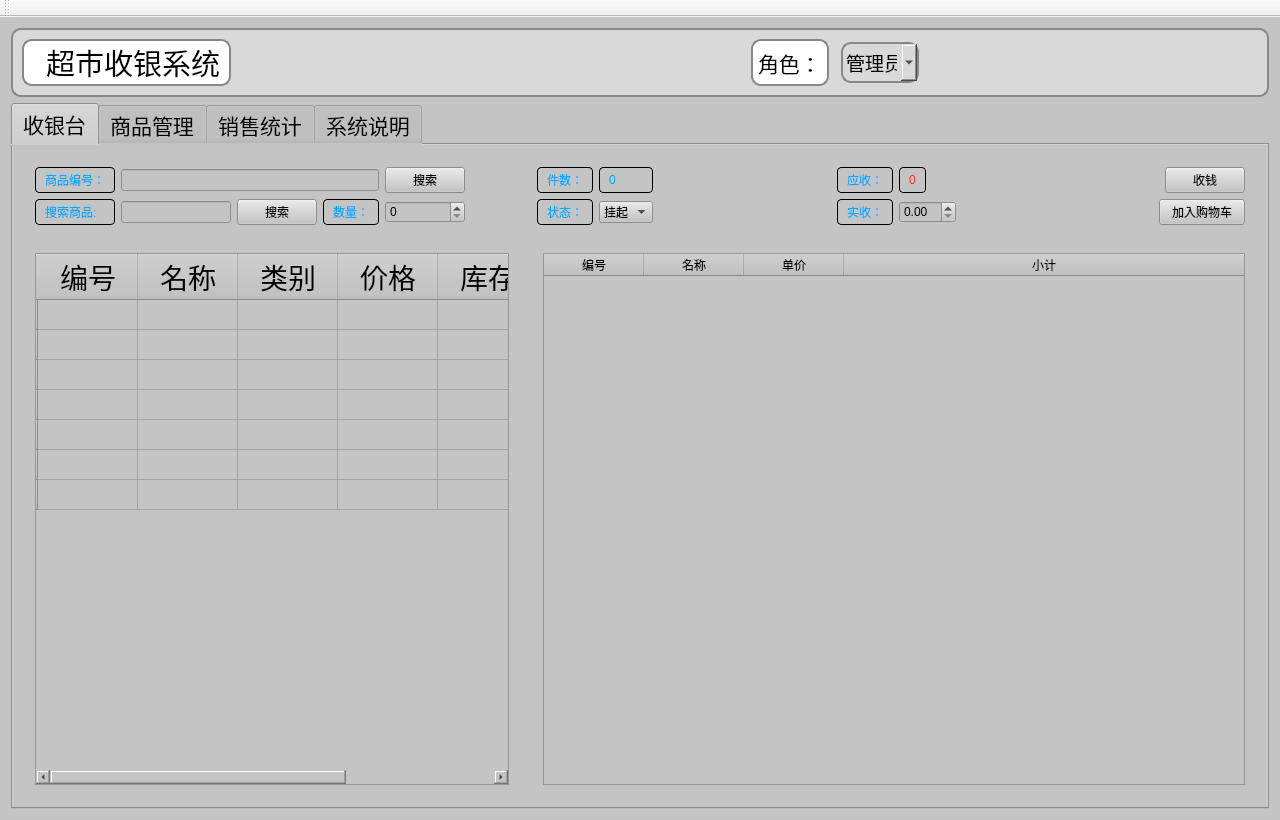
<?xml version="1.0" encoding="UTF-8"?>
<ui version="4.0">
 <class>MainWindow</class>
 <widget class="QMainWindow" name="MainWindow">
  <property name="geometry">
   <rect>
    <x>0</x>
    <y>0</y>
    <width>1280</width>
    <height>820</height>
   </rect>
  </property>
  <property name="minimumSize">
   <size>
    <width>960</width>
    <height>640</height>
   </size>
  </property>
  <property name="maximumSize">
   <size>
    <width>16777215</width>
    <height>16777215</height>
   </size>
  </property>
  <property name="windowTitle">
   <string>MainWindow</string>
  </property>
  <property name="styleSheet">
   <string notr="true">QWidget{
      qradialgradient(spread:repeat, cx:0.5, cy:0.5, radius:0.077, fx:0.5, fy:0.5, stop:0 rgba(0, 169, 255, 147), stop:0.497326 rgba(0, 0, 0, 147), stop:1 rgba(0, 169, 255, 147))
}</string>
  </property>
  <widget class="QWidget" name="centralWidget">
   <property name="styleSheet">
    <string notr="true">QWidget{
	
	
	background-color: rgb(196, 196, 196);
    
  

}</string>
   </property>
   <layout class="QGridLayout" name="gridLayout" rowstretch="0,0" columnstretch="0">
    <item row="0" column="0">
     <widget class="QWidget" name="TopBar" native="true">
      <property name="styleSheet">
       <string notr="true">QWidget{

      border:2px solid #888888;
      border-radius: 10px;
	background-color: rgb(217, 217, 217);
}</string>
      </property>
      <layout class="QHBoxLayout" name="horizontalLayout">
       <property name="spacing">
        <number>12</number>
       </property>
       <item>
        <widget class="QLabel" name="m_marketLabel">
         <property name="font">
          <font>
           <family>Agency FB</family>
           <pointsize>22</pointsize>
           <weight>50</weight>
           <italic>false</italic>
           <bold>false</bold>
          </font>
         </property>
         <property name="styleSheet">
          <string notr="true">QLabel{

	font: 22pt &quot;Agency FB&quot;;
	
	background-color: rgb(255, 255, 255);
	color: rgb(0, 0, 0);






}</string>
         </property>
         <property name="text">
          <string>  超市收银系统</string>
         </property>
        </widget>
       </item>
       <item>
        <spacer name="horizontalSpacer">
         <property name="orientation">
          <enum>Qt::Horizontal</enum>
         </property>
         <property name="sizeHint" stdset="0">
          <size>
           <width>508</width>
           <height>38</height>
          </size>
         </property>
        </spacer>
       </item>
       <item>
        <widget class="QLabel" name="label">
         <property name="font">
          <font>
           <family>Agency FB</family>
           <pointsize>16</pointsize>
          </font>
         </property>
         <property name="styleSheet">
          <string notr="true">QLabel{
	background-color: rgb(255, 255, 255);

}</string>
         </property>
         <property name="text">
          <string>角色：</string>
         </property>
        </widget>
       </item>
       <item>
        <widget class="QComboBox" name="m_roleCombo">
         <property name="minimumSize">
          <size>
           <width>69</width>
           <height>41</height>
          </size>
         </property>
         <property name="maximumSize">
          <size>
           <width>16777215</width>
           <height>16777215</height>
          </size>
         </property>
         <property name="font">
          <font>
           <family>Agency FB</family>
           <pointsize>14</pointsize>
          </font>
         </property>
         <item>
          <property name="text">
           <string>管理员</string>
          </property>
         </item>
         <item>
          <property name="text">
           <string>收银员</string>
          </property>
         </item>
        </widget>
       </item>
       <item>
        <spacer name="horizontalSpacer_9">
         <property name="orientation">
          <enum>Qt::Horizontal</enum>
         </property>
         <property name="sizeHint" stdset="0">
          <size>
           <width>185</width>
           <height>28</height>
          </size>
         </property>
        </spacer>
       </item>
      </layout>
     </widget>
    </item>
    <item row="1" column="0">
     <widget class="QTabWidget" name="m_tabs">
      <property name="sizePolicy">
       <sizepolicy hsizetype="Expanding" vsizetype="Expanding">
        <horstretch>0</horstretch>
        <verstretch>0</verstretch>
       </sizepolicy>
      </property>
      <property name="font">
       <font>
        <family>Agency FB</family>
        <pointsize>16</pointsize>
       </font>
      </property>
      <property name="styleSheet">
       <string notr="true">QLabel {
    color: #00aaff;
    border: 1px solid #000000;
    border-radius: 4px;
    padding: 2px 6px;
}</string>
      </property>
      <property name="currentIndex">
       <number>0</number>
      </property>
      <widget class="QWidget" name="m_cashier">
       <property name="maximumSize">
        <size>
         <width>16777215</width>
         <height>16777215</height>
        </size>
       </property>
       <attribute name="title">
        <string>收银台</string>
       </attribute>
       <layout class="QGridLayout" name="gridLayout_9" rowstretch="0,0,0" columnstretch="0,0,0,0,0">
        <item row="0" column="1" colspan="2">
         <spacer name="horizontalSpacer_2">
          <property name="orientation">
           <enum>Qt::Horizontal</enum>
          </property>
          <property name="sizeHint" stdset="0">
           <size>
            <width>38</width>
            <height>20</height>
           </size>
          </property>
         </spacer>
        </item>
        <item row="1" column="0" rowspan="2" colspan="3">
         <widget class="QWidget" name="widget_4" native="true">
          <property name="maximumSize">
           <size>
            <width>16777215</width>
            <height>16777215</height>
           </size>
          </property>
          <layout class="QGridLayout" name="gridLayout_3">
           <item row="0" column="0">
            <widget class="QTableWidget" name="m_cashierProductTable">
             <property name="maximumSize">
              <size>
               <width>16777215</width>
               <height>16777215</height>
              </size>
             </property>
             <property name="font">
              <font>
               <pointsize>21</pointsize>
              </font>
             </property>
             <attribute name="horizontalHeaderStretchLastSection">
              <bool>true</bool>
             </attribute>
             <row>
              <property name="text">
               <string/>
              </property>
             </row>
             <row>
              <property name="text">
               <string/>
              </property>
             </row>
             <row>
              <property name="text">
               <string/>
              </property>
             </row>
             <row>
              <property name="text">
               <string/>
              </property>
             </row>
             <row>
              <property name="text">
               <string/>
              </property>
             </row>
             <row>
              <property name="text">
               <string/>
              </property>
             </row>
             <row>
              <property name="text">
               <string/>
              </property>
             </row>
             <column>
              <property name="text">
               <string>编号</string>
              </property>
             </column>
             <column>
              <property name="text">
               <string>名称</string>
              </property>
             </column>
             <column>
              <property name="text">
               <string>类别</string>
              </property>
             </column>
             <column>
              <property name="text">
               <string>价格</string>
              </property>
             </column>
             <column>
              <property name="text">
               <string>库存</string>
              </property>
             </column>
             <column>
              <property name="text">
               <string>状态</string>
              </property>
             </column>
            </widget>
           </item>
          </layout>
         </widget>
        </item>
        <item row="1" column="4" rowspan="2">
         <widget class="QWidget" name="widget_6" native="true">
          <property name="sizePolicy">
           <sizepolicy hsizetype="Preferred" vsizetype="Expanding">
            <horstretch>0</horstretch>
            <verstretch>1</verstretch>
           </sizepolicy>
          </property>
          <layout class="QGridLayout" name="gridLayout_5">
           <item row="0" column="0">
            <widget class="QTableWidget" name="m_cartTable">
             <property name="sizePolicy">
              <sizepolicy hsizetype="Expanding" vsizetype="Expanding">
               <horstretch>0</horstretch>
               <verstretch>0</verstretch>
              </sizepolicy>
             </property>
             <property name="maximumSize">
              <size>
               <width>16777215</width>
               <height>16777215</height>
              </size>
             </property>
             <property name="autoFillBackground">
              <bool>true</bool>
             </property>
             <property name="styleSheet">
              <string notr="true">QLabel{
      
	color: rgb(255, 100, 80);
}</string>
             </property>
             <attribute name="horizontalHeaderHighlightSections">
              <bool>true</bool>
             </attribute>
             <attribute name="horizontalHeaderStretchLastSection">
              <bool>true</bool>
             </attribute>
             <column>
              <property name="text">
               <string>编号</string>
              </property>
             </column>
             <column>
              <property name="text">
               <string>名称</string>
              </property>
             </column>
             <column>
              <property name="text">
               <string>单价</string>
              </property>
             </column>
             <column>
              <property name="text">
               <string>小计</string>
              </property>
             </column>
            </widget>
           </item>
          </layout>
         </widget>
        </item>
        <item row="0" column="0">
         <widget class="QWidget" name="widget_3" native="true">
          <property name="sizePolicy">
           <sizepolicy hsizetype="Expanding" vsizetype="Preferred">
            <horstretch>0</horstretch>
            <verstretch>0</verstretch>
           </sizepolicy>
          </property>
          <layout class="QGridLayout" name="gridLayout_2" columnstretch="0,0,0,0,0">
           <item row="0" column="1" colspan="3">
            <widget class="QLineEdit" name="m_productCodeEdit">
             <property name="text">
              <string/>
             </property>
            </widget>
           </item>
           <item row="0" column="4">
            <widget class="QPushButton" name="pushButton">
             <property name="text">
              <string>搜索</string>
             </property>
            </widget>
           </item>
           <item row="1" column="0">
            <widget class="QLabel" name="m_cashierSearchLabel">
             <property name="styleSheet">
              <string notr="true">QLabel{coler:#00aaff;
       border:1px solid #000000;
       borader-radius:4px;
       padding: 2px 6px;
    }</string>
             </property>
             <property name="text">
              <string>搜索商品:</string>
             </property>
             <property name="scaledContents">
              <bool>false</bool>
             </property>
            </widget>
           </item>
           <item row="0" column="0">
            <widget class="QLabel" name="m_productCodeLabel">
             <property name="text">
              <string>商品编号：</string>
             </property>
            </widget>
           </item>
           <item row="1" column="3">
            <widget class="QLabel" name="m_quantityLabel">
             <property name="text">
              <string>数量：</string>
             </property>
            </widget>
           </item>
           <item row="1" column="4">
            <widget class="QSpinBox" name="m_quantitySpin"/>
           </item>
           <item row="1" column="1">
            <widget class="QLineEdit" name="m_cashierSearchEdit">
             <property name="text">
              <string/>
             </property>
            </widget>
           </item>
           <item row="1" column="2">
            <widget class="QPushButton" name="m_cashiersearchpushButton">
             <property name="text">
              <string>搜索</string>
             </property>
            </widget>
           </item>
          </layout>
         </widget>
        </item>
        <item row="0" column="3" colspan="2">
         <widget class="QWidget" name="widget_7" native="true">
          <property name="sizePolicy">
           <sizepolicy hsizetype="Preferred" vsizetype="Preferred">
            <horstretch>0</horstretch>
            <verstretch>0</verstretch>
           </sizepolicy>
          </property>
          <property name="minimumSize">
           <size>
            <width>1</width>
            <height>0</height>
           </size>
          </property>
          <property name="maximumSize">
           <size>
            <width>16777215</width>
            <height>16777215</height>
           </size>
          </property>
          <layout class="QGridLayout" name="gridLayout_4">
           <item row="0" column="0">
            <widget class="QLabel" name="label_2">
             <property name="maximumSize">
              <size>
               <width>16777215</width>
               <height>16777215</height>
              </size>
             </property>
             <property name="text">
              <string>件数：</string>
             </property>
            </widget>
           </item>
           <item row="0" column="1">
            <widget class="QLabel" name="m_cartCountLabel">
             <property name="maximumSize">
              <size>
               <width>16777215</width>
               <height>16777215</height>
              </size>
             </property>
             <property name="text">
              <string>0</string>
             </property>
            </widget>
           </item>
           <item row="0" column="2">
            <spacer name="horizontalSpacer_3">
             <property name="orientation">
              <enum>Qt::Horizontal</enum>
             </property>
             <property name="sizeHint" stdset="0">
              <size>
               <width>178</width>
               <height>20</height>
              </size>
             </property>
            </spacer>
           </item>
           <item row="0" column="3">
            <widget class="QLabel" name="m_cartTotal">
             <property name="maximumSize">
              <size>
               <width>16777215</width>
               <height>16777215</height>
              </size>
             </property>
             <property name="text">
              <string>应收：</string>
             </property>
            </widget>
           </item>
           <item row="0" column="4">
            <widget class="QLabel" name="m_cartTotalLabel">
             <property name="maximumSize">
              <size>
               <width>16777215</width>
               <height>16777215</height>
              </size>
             </property>
             <property name="autoFillBackground">
              <bool>false</bool>
             </property>
             <property name="styleSheet">
              <string notr="true">QLabel{
       color:rgb(255, 45, 38);
}</string>
             </property>
             <property name="text">
              <string>0</string>
             </property>
            </widget>
           </item>
           <item row="0" column="5" colspan="3">
            <spacer name="horizontalSpacer_5">
             <property name="orientation">
              <enum>Qt::Horizontal</enum>
             </property>
             <property name="sizeHint" stdset="0">
              <size>
               <width>203</width>
               <height>20</height>
              </size>
             </property>
            </spacer>
           </item>
           <item row="0" column="8">
            <widget class="QPushButton" name="pushButton_6">
             <property name="text">
              <string>收钱</string>
             </property>
            </widget>
           </item>
           <item row="1" column="0">
            <widget class="QLabel" name="label_3">
             <property name="maximumSize">
              <size>
               <width>16777215</width>
               <height>16777215</height>
              </size>
             </property>
             <property name="text">
              <string>状态：</string>
             </property>
            </widget>
           </item>
           <item row="1" column="1">
            <widget class="QComboBox" name="m_suspendedCombo">
             <property name="maximumSize">
              <size>
               <width>16777215</width>
               <height>16777215</height>
              </size>
             </property>
             <item>
              <property name="text">
               <string>挂起</string>
              </property>
             </item>
             <item>
              <property name="text">
               <string>中止</string>
              </property>
             </item>
            </widget>
           </item>
           <item row="1" column="2">
            <spacer name="horizontalSpacer_4">
             <property name="orientation">
              <enum>Qt::Horizontal</enum>
             </property>
             <property name="sizeHint" stdset="0">
              <size>
               <width>178</width>
               <height>20</height>
              </size>
             </property>
            </spacer>
           </item>
           <item row="1" column="3">
            <widget class="QLabel" name="m_paidLabel">
             <property name="maximumSize">
              <size>
               <width>16777215</width>
               <height>16777215</height>
              </size>
             </property>
             <property name="text">
              <string>实收：</string>
             </property>
            </widget>
           </item>
           <item row="1" column="4" colspan="2">
            <widget class="QDoubleSpinBox" name="m_paidSpin">
             <property name="maximumSize">
              <size>
               <width>16777215</width>
               <height>16777215</height>
              </size>
             </property>
            </widget>
           </item>
           <item row="1" column="6">
            <spacer name="horizontalSpacer_6">
             <property name="orientation">
              <enum>Qt::Horizontal</enum>
             </property>
             <property name="sizeHint" stdset="0">
              <size>
               <width>115</width>
               <height>20</height>
              </size>
             </property>
            </spacer>
           </item>
           <item row="1" column="7" colspan="2">
            <widget class="QPushButton" name="pushButton_2">
             <property name="text">
              <string>加入购物车</string>
             </property>
            </widget>
           </item>
          </layout>
         </widget>
        </item>
       </layout>
      </widget>
      <widget class="QWidget" name="ProductManagement">
       <attribute name="title">
        <string>商品管理</string>
       </attribute>
       <layout class="QGridLayout" name="gridLayout_10">
        <item row="2" column="0">
         <widget class="QWidget" name="widget_8" native="true">
          <layout class="QGridLayout" name="gridLayout_7">
           <item row="0" column="0">
            <widget class="QTableWidget" name="m_productTable">
             <property name="maximumSize">
              <size>
               <width>16777215</width>
               <height>16777215</height>
              </size>
             </property>
             <attribute name="horizontalHeaderStretchLastSection">
              <bool>true</bool>
             </attribute>
             <row>
              <property name="text">
               <string/>
              </property>
             </row>
             <row>
              <property name="text">
               <string/>
              </property>
             </row>
             <row>
              <property name="text">
               <string/>
              </property>
             </row>
             <row>
              <property name="text">
               <string/>
              </property>
             </row>
             <row>
              <property name="text">
               <string/>
              </property>
             </row>
             <row>
              <property name="text">
               <string/>
              </property>
             </row>
             <column>
              <property name="text">
               <string>编号</string>
              </property>
             </column>
             <column>
              <property name="text">
               <string>名称</string>
              </property>
             </column>
             <column>
              <property name="text">
               <string>类别</string>
              </property>
             </column>
             <column>
              <property name="text">
               <string>价格</string>
              </property>
             </column>
             <column>
              <property name="text">
               <string>库存</string>
              </property>
             </column>
             <column>
              <property name="text">
               <string>状态</string>
              </property>
             </column>
            </widget>
           </item>
          </layout>
         </widget>
        </item>
        <item row="1" column="0">
         <widget class="QWidget" name="widget" native="true">
          <layout class="QGridLayout" name="gridLayout_6" columnstretch="0,0,0,0,0,0,0,0,0">
           <item row="3" column="5">
            <widget class="QLabel" name="label_9">
             <property name="maximumSize">
              <size>
               <width>16777215</width>
               <height>16777215</height>
              </size>
             </property>
             <property name="text">
              <string>库存输入：</string>
             </property>
            </widget>
           </item>
           <item row="3" column="6">
            <widget class="QSpinBox" name="m_stockSpin">
             <property name="maximumSize">
              <size>
               <width>16777215</width>
               <height>16777215</height>
              </size>
             </property>
            </widget>
           </item>
           <item row="3" column="1">
            <widget class="QLineEdit" name="m_nameEdit">
             <property name="maximumSize">
              <size>
               <width>16777215</width>
               <height>16777215</height>
              </size>
             </property>
             <property name="text">
              <string/>
             </property>
            </widget>
           </item>
           <item row="3" column="0">
            <widget class="QLabel" name="label_6">
             <property name="maximumSize">
              <size>
               <width>16777215</width>
               <height>16777215</height>
              </size>
             </property>
             <property name="text">
              <string>商品名称:</string>
             </property>
            </widget>
           </item>
           <item row="0" column="3">
            <widget class="QLabel" name="label_7">
             <property name="maximumSize">
              <size>
               <width>16777215</width>
               <height>16777215</height>
              </size>
             </property>
             <property name="text">
              <string>商品类型：</string>
             </property>
            </widget>
           </item>
           <item row="3" column="3">
            <widget class="QLabel" name="label_8">
             <property name="maximumSize">
              <size>
               <width>16777215</width>
               <height>16777215</height>
              </size>
             </property>
             <property name="text">
              <string>价格输入：</string>
             </property>
            </widget>
           </item>
           <item row="3" column="4">
            <widget class="QDoubleSpinBox" name="m_priceSpin">
             <property name="maximumSize">
              <size>
               <width>16777215</width>
               <height>16777215</height>
              </size>
             </property>
            </widget>
           </item>
           <item row="3" column="7">
            <widget class="QLabel" name="label_10">
             <property name="maximumSize">
              <size>
               <width>16777215</width>
               <height>16777215</height>
              </size>
             </property>
             <property name="text">
              <string>状态：</string>
             </property>
            </widget>
           </item>
           <item row="0" column="0">
            <widget class="QLabel" name="label_5">
             <property name="maximumSize">
              <size>
               <width>16777215</width>
               <height>16777215</height>
              </size>
             </property>
             <property name="text">
              <string>商品编号：</string>
             </property>
            </widget>
           </item>
           <item row="0" column="2">
            <widget class="QPushButton" name="pushButton_3">
             <property name="text">
              <string>搜索</string>
             </property>
            </widget>
           </item>
           <item row="0" column="1">
            <widget class="QLineEdit" name="m_idEdit">
             <property name="maximumSize">
              <size>
               <width>16777215</width>
               <height>16777215</height>
              </size>
             </property>
             <property name="text">
              <string>:</string>
             </property>
            </widget>
           </item>
           <item row="3" column="8">
            <widget class="QComboBox" name="m_activeCombo">
             <property name="maximumSize">
              <size>
               <width>16777215</width>
               <height>16777215</height>
              </size>
             </property>
             <item>
              <property name="text">
               <string>上架</string>
              </property>
             </item>
             <item>
              <property name="text">
               <string>下架</string>
              </property>
             </item>
            </widget>
           </item>
           <item row="3" column="2">
            <widget class="QPushButton" name="pushButton_4">
             <property name="text">
              <string>搜索</string>
             </property>
            </widget>
           </item>
           <item row="0" column="4" colspan="4">
            <widget class="QLineEdit" name="m_categoryEdit">
             <property name="maximumSize">
              <size>
               <width>16777215</width>
               <height>16777215</height>
              </size>
             </property>
             <property name="text">
              <string/>
             </property>
            </widget>
           </item>
           <item row="0" column="8">
            <widget class="QPushButton" name="pushButton_5">
             <property name="text">
              <string>搜索</string>
             </property>
            </widget>
           </item>
          </layout>
         </widget>
        </item>
        <item row="0" column="0">
         <widget class="QLabel" name="label_4">
          <property name="minimumSize">
           <size>
            <width>100</width>
            <height>0</height>
           </size>
          </property>
          <property name="maximumSize">
           <size>
            <width>100</width>
            <height>16777215</height>
           </size>
          </property>
          <property name="text">
           <string>商品信息：</string>
          </property>
         </widget>
        </item>
       </layout>
      </widget>
      <widget class="QWidget" name="SalesStatistics">
       <attribute name="title">
        <string>销售统计</string>
       </attribute>
       <layout class="QGridLayout" name="gridLayout_12" rowstretch="0,0" columnstretch="0,0">
        <item row="0" column="0">
         <widget class="QLabel" name="label_11">
          <property name="maximumSize">
           <size>
            <width>16777215</width>
            <height>16777215</height>
           </size>
          </property>
          <property name="font">
           <font>
            <family>Agency FB</family>
            <pointsize>22</pointsize>
           </font>
          </property>
          <property name="text">
           <string>订单明细</string>
          </property>
          <property name="alignment">
           <set>Qt::AlignCenter</set>
          </property>
         </widget>
        </item>
        <item row="0" column="1">
         <widget class="QLabel" name="label_12">
          <property name="font">
           <font>
            <family>Agency FB</family>
            <pointsize>22</pointsize>
           </font>
          </property>
          <property name="text">
           <string>商品销量</string>
          </property>
          <property name="alignment">
           <set>Qt::AlignCenter</set>
          </property>
         </widget>
        </item>
        <item row="1" column="0">
         <widget class="QTableView" name="m_reportOrdersTable">
          <property name="sizePolicy">
           <sizepolicy hsizetype="Expanding" vsizetype="Expanding">
            <horstretch>0</horstretch>
            <verstretch>0</verstretch>
           </sizepolicy>
          </property>
          <property name="maximumSize">
           <size>
            <width>16777215</width>
            <height>16777215</height>
           </size>
          </property>
         </widget>
        </item>
        <item row="1" column="1">
         <widget class="QTableWidget" name="m_reportltermsTable">
          <property name="sizePolicy">
           <sizepolicy hsizetype="Expanding" vsizetype="Expanding">
            <horstretch>0</horstretch>
            <verstretch>0</verstretch>
           </sizepolicy>
          </property>
          <property name="maximumSize">
           <size>
            <width>16777215</width>
            <height>16777215</height>
           </size>
          </property>
          <attribute name="horizontalHeaderStretchLastSection">
           <bool>true</bool>
          </attribute>
          <row>
           <property name="text">
            <string/>
           </property>
          </row>
          <row>
           <property name="text">
            <string/>
           </property>
          </row>
          <row>
           <property name="text">
            <string/>
           </property>
          </row>
          <row>
           <property name="text">
            <string/>
           </property>
          </row>
          <row>
           <property name="text">
            <string/>
           </property>
          </row>
          <column>
           <property name="text">
            <string>商品</string>
           </property>
          </column>
          <column>
           <property name="text">
            <string>编号</string>
           </property>
          </column>
          <column>
           <property name="text">
            <string>已售</string>
           </property>
          </column>
          <column>
           <property name="text">
            <string>库存</string>
           </property>
          </column>
          <column>
           <property name="text">
            <string/>
           </property>
          </column>
         </widget>
        </item>
       </layout>
      </widget>
      <widget class="QWidget" name="SystemDescription">
       <property name="font">
        <font>
         <family>Agency FB</family>
        </font>
       </property>
       <attribute name="title">
        <string>系统说明</string>
       </attribute>
       <layout class="QGridLayout" name="gridLayout_11">
        <item row="0" column="0">
         <widget class="QWidget" name="widget_2" native="true">
          <property name="maximumSize">
           <size>
            <width>16777215</width>
            <height>16777215</height>
           </size>
          </property>
          <layout class="QGridLayout" name="gridLayout_8">
           <item row="0" column="0">
            <widget class="QTextBrowser" name="textBrowser">
             <property name="maximumSize">
              <size>
               <width>16777215</width>
               <height>16777215</height>
              </size>
             </property>
            </widget>
           </item>
          </layout>
         </widget>
        </item>
       </layout>
      </widget>
     </widget>
    </item>
   </layout>
  </widget>
  <widget class="QMenuBar" name="menuBar">
   <property name="geometry">
    <rect>
     <x>0</x>
     <y>0</y>
     <width>1280</width>
     <height>19</height>
    </rect>
   </property>
  </widget>
  <widget class="QToolBar" name="mainToolBar">
   <attribute name="toolBarArea">
    <enum>TopToolBarArea</enum>
   </attribute>
   <attribute name="toolBarBreak">
    <bool>false</bool>
   </attribute>
  </widget>
 </widget>
 <layoutdefault spacing="6" margin="11"/>
 <resources/>
 <connections/>
</ui>
